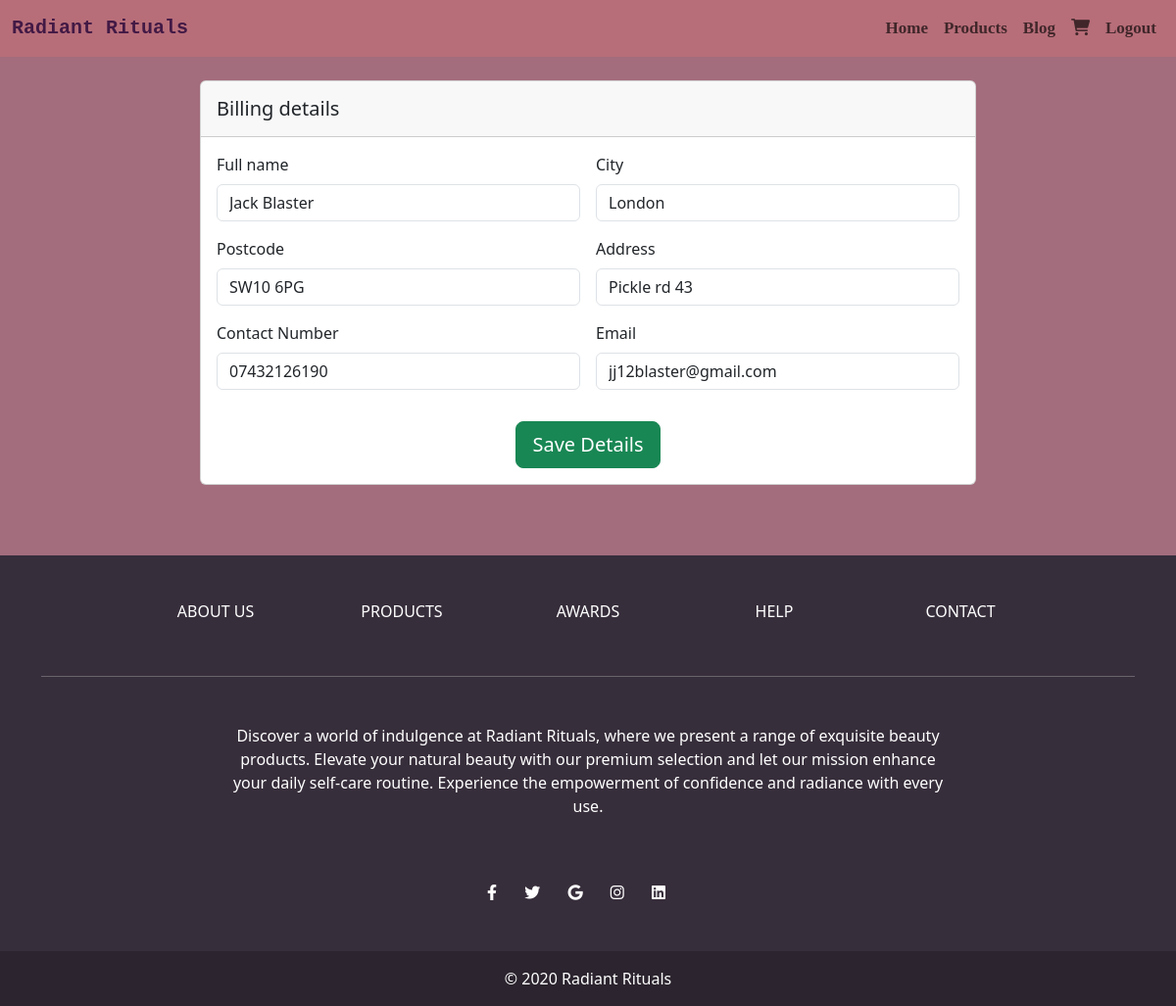
Page /products/edit-shipping-details/ (signed in) on the committed database.
### products/models.py (models this page shows, shortened)
class ShippingDetails(models.Model):
    user = models.OneToOneField(User, on_delete=models.CASCADE)
    full_name = models.CharField(max_length=255)
    address = models.CharField(max_length=255)
    city = models.CharField(max_length=255)
    postcode = models.CharField(max_length=10)
    contact_number = models.CharField(max_length=15)
    email = models.EmailField()

### products/views.py (the view)
# urls.py: path('edit-shipping-details/', edit_shipping_details, name='edit_shipping_details'),
def edit_shipping_details(request):
    shipping_details, created = ShippingDetails.objects.get_or_create(user=request.user)
    if request.method == 'POST':
        form = ShippingDetailsForm(request.POST, instance=shipping_details)
        if form.is_valid():
            form.save()
            messages.success(request, "Your shipping details have been updated.")
            return redirect('checkout')
    else:
        form = ShippingDetailsForm(instance=shipping_details)
    return render(request, 'products/edit_shipping_details.html', {'form': form})

### products/forms.py
class ShippingDetailsForm(forms.ModelForm):
    class Meta:
        model = ShippingDetails
        fields = ['full_name', 'city', 'postcode', 'address', 'contact_number', 'email']

### products/templates/products/edit_shipping_details.html (shortened to what this page needs)
{% extends 'base.html' %}
{% block content %}
<div class="row mt-4 mb-4 justify-content-center">
    <div class="col-md-8">
      <div class="card mb-4">
        <div class="card-header py-3">
          <h5 class="mb-0">Billing details</h5>
        </div>
        <div class="card-body">
            <form method="post" action="{% url 'edit_shipping_details' %}" class="row g-3">
            <div class="col-md-6">
                <label class="form-label" for="{{ form.full_name.id_for_label }}">Full name</label>
                <div class="form-outline">
                    <input type="text" id="{{ form.full_name.id_for_label }}" name="{{ form.full_name.name }}" class="form-control" value="{{ form.full_name.value|default:'' }}" />
                </div>
            </div>
            <div class="col-md-6">
                <label for="{{ form.city.id_for_label }}" class="form-label">City</label>
                <div class="form-outline">
                    <input type="text" id="{{ form.city.id_for_label }}" name="{{ form.city.name }}" class="form-control" value="{{ form.city.value|default:'' }}" />
                </div>
            </div>
            <div class="col-md-6">
                <label for="{{ form.postcode.id_for_label }}" class="form-label">Postcode</label>
                <div class="form-outline">
                    <input type="text" id="{{ form.postcode.id_for_label }}" name="{{ form.postcode.name }}" class="form-control" value="{{ form.postcode.value|default:'' }}" />
                </div>
            </div>
            <div class="col-md-6">
                <label for="{{ form.address.id_for_label }}" class="form-label">Address</label>
                <div class="form-outline">
                    <input type="text" id="{{ form.address.id_for_label }}" name="{{ form.address.name }}" class="form-control" value="{{ form.address.value|default:'' }}" />
                </div>
            </div>
            <div class="col-md-6">
                <label for="{{ form.contact_number.id_for_label }}" class="form-label">Contact Number</label>
                <div class="form-outline">
                    <input type="text" id="{{ form.contact_number.id_for_label }}" name="{{ form.contact_number.name }}" class="form-control" value="{{ form.contact_number.value|default:'' }}" />
                </div>
            </div>
            <div class="col-md-6">
                <label for="{{ form.email.id_for_label }}" class="form-label">Email</label>
                <div class="form-outline">
                    <input type="email" id="{{ form.email.id_for_label }}" name="{{ form.email.name }}" class="form-control" value="{{ form.email.value|default:'' }}" />
                </div>
            </div>
            <div class="col-12">
                <button type="submit" class="btn btn-success btn-lg btn-block mt-3 mx-auto d-block">Save Details</button>
            </div>
            </form>
        </div>
        </div>
    </div>
</div>
{% endblock %}

### rows in the picture
ShippingDetails: full_name "Jack Blaster", city "London", postcode "SW10 6PG", address "Pickle rd 43", contact_number "07432126190", email "jj12blaster@gmail.com"
